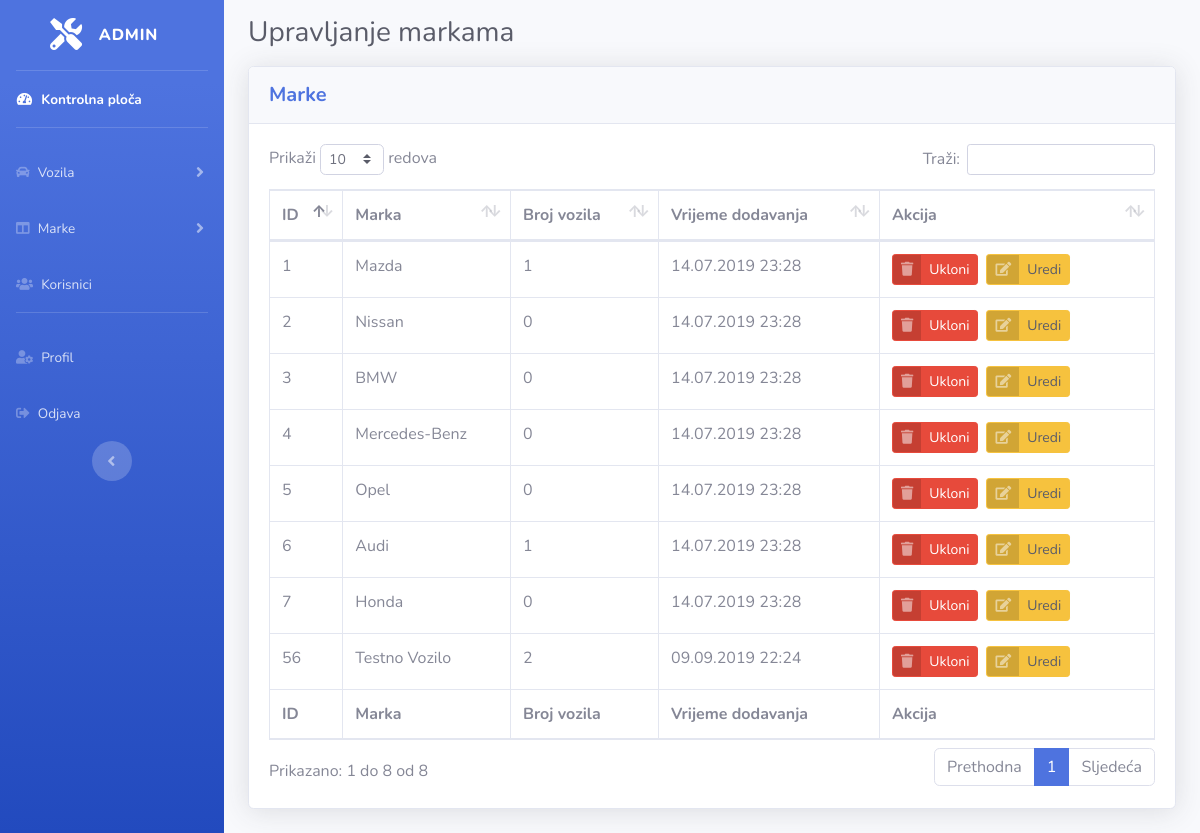
Screenshot of /iznajmljivanjeVozila/admin/upravljanje-markama.php (signed in) with the database file from the repository.
### tables this page shows
CREATE TABLE `marke` (
  `id` int(11) NOT NULL AUTO_INCREMENT,
  `marka` varchar(50) NOT NULL,
  `vrijemeDodavanja` timestamp NOT NULL DEFAULT CURRENT_TIMESTAMP,
  PRIMARY KEY (`id`),
  UNIQUE KEY `marka` (`marka`)
);

### iznajmljivanjeVozila/admin/includes/baza.php (called while the page is built, shortened)
<?php
class Baza {
    private function konekcija()
    {
        $conn = new mysqli(SERVER, USERNAME, PASSWORD, DBNAME);
        $conn->set_charset('utf8');
        return $conn;
    }
    function dohvatiSveMarke()
    {
        $conn = $this->konekcija();
        $sql = "SELECT id, marka, vrijemeDodavanja FROM marke;";
        $result = $conn->query($sql);
        if ($result->num_rows > 0) {
            while($row = $result->fetch_assoc()) {
                $podaci[] = $row;
            }
        } else {
            $podaci = [];
        }
        return $podaci;
    }
    function dohvatiBrojVozilaPoMarki($id)
    {
        $conn = $this->konekcija();
        $stmt = $conn->prepare("SELECT COUNT(marke.id) AS brojVozila FROM marke JOIN vozila ON marke.id = vozila.markaId WHERE vozila.markaId = ?;");
        $stmt->bind_param("i", $id);
        $stmt->execute();
        $result = $stmt->get_result();
        $brojVozila=0;
        if ($result->num_rows > 0) {
            $brojVozila = $result->fetch_assoc()["brojVozila"];
        }
        return $brojVozila;
    }
}
?>

### iznajmljivanjeVozila/admin/upravljanje-markama.php (the view, shortened to what this page needs)
<?php
    if(isset($_SESSION["role"]) && $_SESSION["role"] == "admin")
    {
        include("includes/baza.php");
        $baza = new Baza();
    }
    else {
        header("Location: ../prijava.php");
        exit;
    }
?>
<?php
    include("includes/header.php");
    $podaciMarke = $baza->dohvatiSveMarke();
?>
<h1 class="h3 my-3 text-gray-800">Upravljanje markama</h1>
<div class="card shadow mb-4">
  <div class="card-header py-3">
    <h5 class="m-0 font-weight-bold text-primary">Marke</h5>
  </div>
  <div class="card-body">
    <div class="table-responsive">
      <table class="table table-bordered" id="dataTableMarke" width="100%" cellspacing="0">
        <thead>
            <tr>
              <th>ID</th>
              <th>Marka</th>
              <th>Broj vozila</th>
              <th>Vrijeme dodavanja</th>
              <th>Akcija</th>
            </tr>
        </thead>
        <tfoot>
          <tr>
            <th>ID</th>
            <th>Marka</th>
            <th>Broj vozila</th>
            <th>Vrijeme dodavanja</th>
            <th>Akcija</th>
          </tr>
        </tfoot>
        <tbody>
        <?php
        foreach($podaciMarke as $marka)
        {
        $brojVozila = $baza->dohvatiBrojVozilaPoMarki($marka["id"]);
        ?>
            <tr>
                <td><?php echo $marka["id"]; ?></td>
                <td><?php echo $marka["marka"]; ?></td>
                <td><?php echo $brojVozila; ?></td>
                <td><?php echo date("d.m.Y H:i", strtotime($marka["vrijemeDodavanja"])); ?></td>
                <td id="tdZaTipke" style="width:250px;">
                <div class="tipke">
                    <div class="my-auto">
                        <button type="button" class="btn btn-danger btn-icon-split btn-sm" data-toggle="modal" data-target="#ukloniMarkuModal<?php echo $marka['id']; ?>">
                            <span class="icon text-white-50">
                            <i class="fas fa-trash"></i>
                            </span>
                            <span class="text">Ukloni</span>
                        </button>
                    </div>
                    <div class="my-auto">
                        <form action="uredi-marku.php" method="post">
                            <button type="submit" name="predajUredi" class="btn btn-warning btn-icon-split btn-sm">
                                <span class="icon text-white-50">
                                <i class="fas fa-edit"></i>
                                </span>
                                <span class="text text-dark">Uredi</span>
                            </button>
                        </form>
                    </div>
                </div>
                </td>
            </tr>
                <?php
        }
        ?>
        </tbody>
      </table>
    </div>
  </div>
</div>
<?php include("includes/footer.php"); ?>

### iznajmljivanjeVozila/admin/css/style.css (style rules this page uses)
#tdZaTipke { vertical-align:middle; }
@media only screen and (max-width: 1200px) { #tdZaTipke { min-width: 150px; } }
#tdZaTipke .tipke { display:flex !important; }
#tdZaTipke .tipke > div { margin:0 0.5rem 0 0; }

### rows the page displays
marke: id "1", marka "Mazda", vrijemeDodavanja "14.07.2019 23:28"
marke: id "2", marka "Nissan", brojVozila "0", vrijemeDodavanja "14.07.2019 23:28"
marke: id "3", marka "BMW", brojVozila "0", vrijemeDodavanja "14.07.2019 23:28"
marke: id "4", marka "Mercedes-Benz", brojVozila "0", vrijemeDodavanja "14.07.2019 23:28"
marke: id "5", marka "Opel", brojVozila "0", vrijemeDodavanja "14.07.2019 23:28"
marke: id "6", marka "Audi", brojVozila "1", vrijemeDodavanja "14.07.2019 23:28"
marke: id "7", marka "Honda", brojVozila "0", vrijemeDodavanja "14.07.2019 23:28"
marke: id "56", marka "Testno Vozilo", brojVozila "2", vrijemeDodavanja "09.09.2019 22:24"
